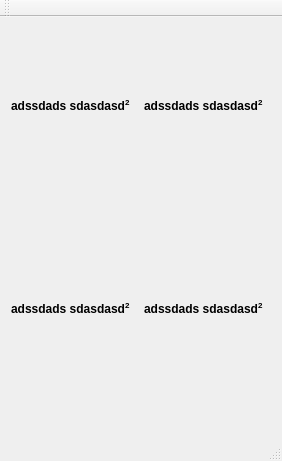
<?xml version="1.0" encoding="UTF-8"?>
<ui version="4.0">
 <class>MainWindow</class>
 <widget class="QMainWindow" name="MainWindow">
  <property name="geometry">
   <rect>
    <x>0</x>
    <y>0</y>
    <width>282</width>
    <height>461</height>
   </rect>
  </property>
  <property name="windowTitle">
   <string>MainWindow</string>
  </property>
  <widget class="QWidget" name="centralWidget">
   <layout class="QGridLayout" name="gridLayout">
    <item row="0" column="0">
     <layout class="QGridLayout" name="gridLayout_2">
      <item row="0" column="0">
       <widget class="QLabel" name="label">
        <property name="text">
         <string>&lt;html&gt;&lt;head/&gt;&lt;body&gt;&lt;p&gt;&lt;span style=&quot; font-weight:600;&quot;&gt;adssdads  sdasdasd&lt;/span&gt;&lt;span style=&quot; font-weight:600; vertical-align:super;&quot;&gt;2&lt;/span&gt;&lt;/p&gt;&lt;p&gt;&lt;img src=&quot;:/img/PCB-icon.png&quot;/&gt;&lt;/p&gt;&lt;p&gt;&lt;br/&gt;&lt;/p&gt;&lt;/body&gt;&lt;/html&gt;</string>
        </property>
       </widget>
      </item>
      <item row="1" column="0">
       <widget class="QLabel" name="label_2">
        <property name="text">
         <string>&lt;html&gt;&lt;head/&gt;&lt;body&gt;&lt;p&gt;&lt;span style=&quot; font-weight:600;&quot;&gt;adssdads  sdasdasd&lt;/span&gt;&lt;span style=&quot; font-weight:600; vertical-align:super;&quot;&gt;2&lt;/span&gt;&lt;/p&gt;&lt;p&gt;&lt;img src=&quot;:/img/PCB-icon.png&quot;/&gt;&lt;/p&gt;&lt;p&gt;&lt;br/&gt;&lt;/p&gt;&lt;/body&gt;&lt;/html&gt;</string>
        </property>
       </widget>
      </item>
      <item row="1" column="1">
       <widget class="QLabel" name="label_3">
        <property name="text">
         <string>&lt;html&gt;&lt;head/&gt;&lt;body&gt;&lt;p&gt;&lt;span style=&quot; font-weight:600;&quot;&gt;adssdads  sdasdasd&lt;/span&gt;&lt;span style=&quot; font-weight:600; vertical-align:super;&quot;&gt;2&lt;/span&gt;&lt;/p&gt;&lt;p&gt;&lt;img src=&quot;:/img/PCB-icon.png&quot;/&gt;&lt;/p&gt;&lt;p&gt;&lt;br/&gt;&lt;/p&gt;&lt;/body&gt;&lt;/html&gt;</string>
        </property>
       </widget>
      </item>
      <item row="0" column="1">
       <widget class="QLabel" name="label_4">
        <property name="text">
         <string>&lt;html&gt;&lt;head/&gt;&lt;body&gt;&lt;p&gt;&lt;span style=&quot; font-weight:600;&quot;&gt;adssdads  sdasdasd&lt;/span&gt;&lt;span style=&quot; font-weight:600; vertical-align:super;&quot;&gt;2&lt;/span&gt;&lt;/p&gt;&lt;p&gt;&lt;img src=&quot;:/img/PCB-icon.png&quot;/&gt;&lt;/p&gt;&lt;p&gt;&lt;br/&gt;&lt;/p&gt;&lt;/body&gt;&lt;/html&gt;</string>
        </property>
       </widget>
      </item>
     </layout>
    </item>
   </layout>
  </widget>
  <widget class="QMenuBar" name="menuBar">
   <property name="geometry">
    <rect>
     <x>0</x>
     <y>0</y>
     <width>282</width>
     <height>21</height>
    </rect>
   </property>
  </widget>
  <widget class="QToolBar" name="mainToolBar">
   <attribute name="toolBarArea">
    <enum>TopToolBarArea</enum>
   </attribute>
   <attribute name="toolBarBreak">
    <bool>false</bool>
   </attribute>
  </widget>
  <widget class="QStatusBar" name="statusBar">
   <property name="toto" stdset="0">
    <string>adssdaDSdaa
SDAsdAD</string>
   </property>
  </widget>
 </widget>
 <layoutdefault spacing="6" margin="11"/>
 <resources/>
 <connections/>
</ui>
